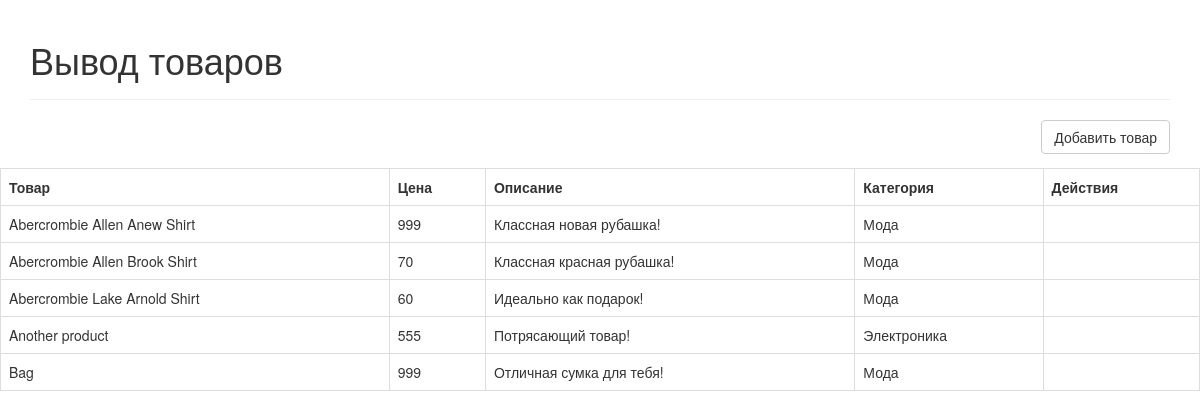
Screenshot of /php-oop-mysql/index.php with the database file from the repository.
### tables this page shows
CREATE TABLE IF NOT EXISTS `products` (
    `id` int(11) NOT NULL AUTO_INCREMENT,
    `name` varchar(32) NOT NULL,
    `description` text NOT NULL,
    `price` int(11) NOT NULL,
    `category_id` int(11) NOT NULL,
    `created` datetime NOT NULL,
    `modified` timestamp NOT NULL DEFAULT CURRENT_TIMESTAMP,
    PRIMARY KEY (`id`)
);

CREATE TABLE IF NOT EXISTS `categories` (
    `id` int(11) NOT NULL AUTO_INCREMENT,
    `name` varchar(256) NOT NULL,
    `created` datetime NOT NULL,
    `modified` timestamp NOT NULL DEFAULT CURRENT_TIMESTAMP,
    PRIMARY KEY (`id`)
);

### php-oop-mysql/objects/product.php (called while the page is built, shortened)
<?php
class Product {
    private $conn;
    private $table_name = "products";
    public function __construct($db) {
        $this->conn = $db;
    }
    function readAll($from_record_num, $records_per_page) {
        $query = "SELECT
                    id, name, description, price, category_id
                FROM
                    " . $this->table_name . "
                ORDER BY
                    name ASC
                LIMIT
                    {$from_record_num}, {$records_per_page}";
        $stmt = $this->conn->prepare($query);
        $stmt->execute();
        return $stmt;
    }
}
?>

### php-oop-mysql/objects/category.php (called while the page is built, shortened)
<?php
class Category {
    private $conn;
    private $table_name = "categories";
    public $id;
    public function __construct($db) {
        $this->conn = $db;
    }
    function readName() {
        $query = "SELECT name FROM " . $this->table_name . " WHERE id = ? limit 0,1";
        $stmt = $this->conn->prepare($query);
        $stmt->bindParam(1, $this->id);
        $stmt->execute();
        $row = $stmt->fetch(PDO::FETCH_ASSOC);
        $this->name = $row['name'];
    }
}
?>

### php-oop-mysql/index.php (the view, shortened to what this page needs)
<?php
$page = isset($_GET['page']) ? $_GET['page'] : 1;
$records_per_page = 5;
$from_record_num = ($records_per_page * $page) - $records_per_page;
include_once 'objects/product.php';
include_once 'objects/category.php';
$database = new Database();
$db = $database->getConnection();
$product = new Product($db);
$category = new Category($db);
$stmt = $product->readAll($from_record_num, $records_per_page);
$num = $stmt->rowCount();
$page_title = "Вывод товаров";
require_once "layout_header.php";
?>
<div class='right-button-margin'>
    <a href='create_product.php' class='btn btn-default pull-right'>Добавить товар</a>
</div>
<?php
require_once "layout_footer.php";
?>
<?php
if ($num > 0) {
    echo "<table class='table table-hover table-responsive table-bordered'>";
        echo "<tr>";
            echo "<th>Товар</th>";
            echo "<th>Цена</th>";
            echo "<th>Описание</th>";
            echo "<th>Категория</th>";
            echo "<th>Действия</th>";
        echo "</tr>";
        while ($row = $stmt->fetch(PDO::FETCH_ASSOC)) {
            extract($row);
            echo "<tr>";
                echo "<td>{$name}</td>";
                echo "<td>{$price}</td>";
                echo "<td>{$description}</td>";
                echo "<td>";
                    $category->id = $category_id;
                    $category->readName();
                    echo $category->name;
                echo "</td>";
                echo "<td>";
                echo "</td>";
            echo "</tr>";
        }
    echo "</table>";
}
else {
    echo "<div class='alert alert-info'>Товары не найдены.</div>";
}
?>

### php-oop-mysql/layout_header.php (shortened to what this page needs)
<!DOCTYPE html>
<html lang="ru">
<head>
    <link rel="stylesheet" href="https://maxcdn.bootstrapcdn.com/bootstrap/3.3.7/css/bootstrap.min.css" />
    <link rel="stylesheet" href="libs/css/custom.css" />
</head>
<body>
    <div class="container">
        <div class="page-header">
            <h1><?php echo $page_title; ?></h1>
        </div>

### php-oop-mysql/layout_footer.php (shortened to what this page needs)
</div>
</body>
</html>

### php-oop-mysql/libs/css/custom.css (style rules this page uses)
.right-button-margin { margin: 0 0 1em 0; overflow: hidden; }

### rows the page displays
products: name "Abercrombie Allen Anew Shirt", price "999", description "Классная новая рубашка!", category.name "Мода"
products: name "Abercrombie Allen Brook Shirt", price "70", description "Классная красная рубашка!", category.name "Мода"
products: name "Abercrombie Lake Arnold Shirt", price "60", description "Идеально как подарок!", category.name "Мода"
products: name "Another product", price "555", description "Потрясающий товар!", category.name "Электроника"
products: name "Bag", price "999", description "Отличная сумка для тебя!", category.name "Мода"

### other values shown
$page_title "Вывод товаров"
